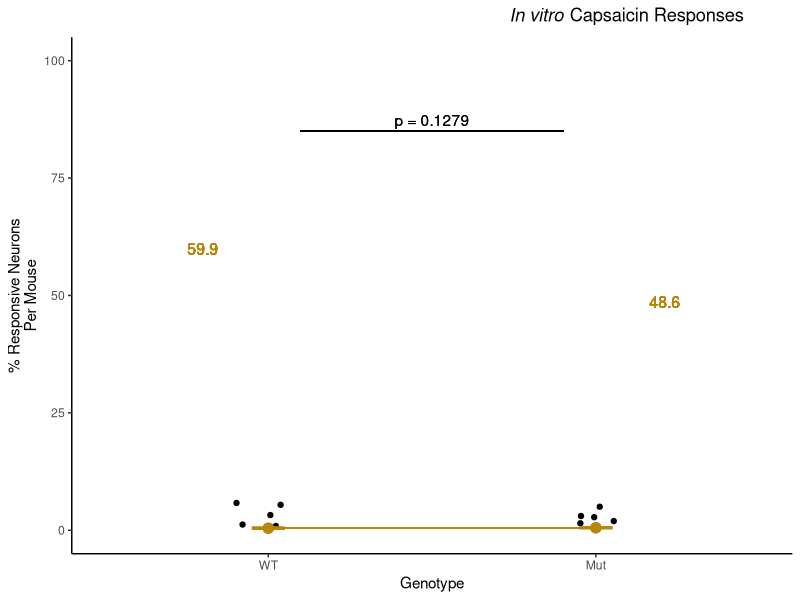
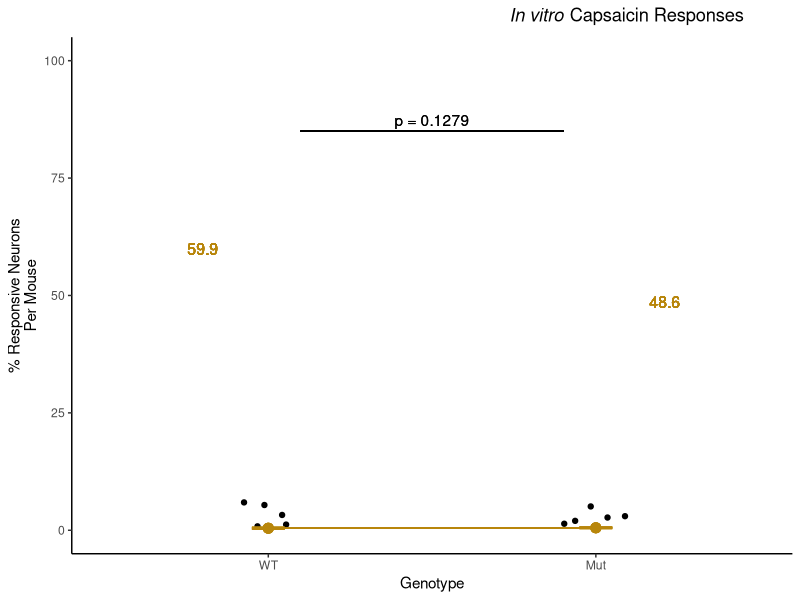

These charts were generated, in order, by the following R code:

library(tidyverse)
library(ggplot2)
library(ggsignif)
library(purrr)
library(reshape2)




## Ca Img Response Statistics Script Developed by Erik Larsen ##

  ## Enter the data for each agonist
##### LY #####
LY344864 = data.frame(genotype = c(rep("WT", 5), rep("Mut", 5)),
                      id = rep(1:5,2),
                      nneurons = c(255, 332, 80, 233, 340, 217, 632, 139, 101, 154),
                      nresponses = c(15, 18, 1, 2, 11, 6, 9, 7, 3, 3),
                      mag_avg = c(0.3199307, 0.6069476, 1.793108, 0.4647599, 0.1927499, 0.4432441, 0.4922991, 0.7120788, 0.3830038, 0.4321384))
LY344864$phat = LY344864$nresponses/LY344864$nneurons
LY344864$phat.as.percent = LY344864$nresponses/LY344864$nneurons*100

##### CYM #####
CYM5442 = data.frame(genotype = c(rep("WT", 4), rep("Mut", 4)),
                     id = rep(1:4,2),
                     nneurons = c(352,420,116,79,124,597,100,232),
                     nresponses = c(17,29,6,5,7,12,2,13),
                     mag_avg = c(0.3555906, 0.4063199, 0.3325119, 0.2322338, 0.3074834, 0.3576473, 0.7396424, 0.5005961))
CYM5442$phat = CYM5442$nresponses/CYM5442$nneurons
CYM5442$phat.as.percent = CYM5442$nresponses/CYM5442$nneurons*100

##### B #####
Beta_alanine = data.frame(genotype = c(rep("WT", 3), rep("Mut", 4)),
                          id = c(1:3,1:4),
                          nneurons = c(79,226,744,301,176,404,431),
                          nresponses = c(20,57,92,49,41,43,79),
                          mag_avg = c(0.5043806, 0.505493, 0.3508911, 0.3281273, 0.5383118, 0.373826, 0.4885986))
Beta_alanine$phat = Beta_alanine$nresponses/Beta_alanine$nneurons
Beta_alanine$phat.as.percent = Beta_alanine$nresponses/Beta_alanine$nneurons*100

##### AITC #####
AITC = data.frame(genotype = c(rep("WT", 5), rep("Mut", 4)),
                  id = c(1:5,1:4),
                  nneurons = c(144,226,115,238,417,86,292,517,346),
                  nresponses = c(18,45,29,28,184,4,114,41,170),
                  mag_avg = c(0.4248014, 0.5948393, 0.3601463, 0.4433002, 0.536738, 0.6128877, 0.6831767, 0.4383469, 0.8302011))
AITC$phat = AITC$nresponses/AITC$nneurons
AITC$phat.as.percent = AITC$nresponses/AITC$nneurons*100

##### Capsaicin #####
Capsaicin = data.frame(genotype = c(rep("WT", 4), rep("Mut", 4)),
                       id = rep(1:4,2),
                       nneurons = c(270, 139, 220, 476, 124, 515, 91, 491),
                       nresponses = c(163, 112, 129, 258, 82, 216, 42, 254),
                       mag_avg = c(0.5626785, 1.10915, 1.312774, 0.5619838, 1.059688, 0.6714705, 1.358373, 1.112391))
Capsaicin$phat = Capsaicin$nresponses/Capsaicin$nneurons
Capsaicin$phat.as.percent = Capsaicin$nresponses/Capsaicin$nneurons*100

##### CQ #####
Chloroquine = data.frame(genotype = c(rep("WT", 3), rep("Mut", 3)),
                         id = rep(1:3,2),
                         nneurons = c(295,232,230,219,336,196),
                         nresponses = c(27,4,22,23,65,21))
Chloroquine$phat = Chloroquine$nresponses/Chloroquine$nneurons
Chloroquine$phat.as.percent = Chloroquine$nresponses/Chloroquine$nneurons*100

##### IL31 #####
IL31 = data.frame(genotype = c(rep("WT", 3), rep("Mut", 4)),
                  id = c(c(1:3), c(1:4)),
                  nneurons = c(244, 189, 230, 404, 298, 436, 294),
                  nresponses = c(9, 5, 6, 3, 29, 62, 16))
IL31$phat = IL31$nresponses/IL31$nneurons
IL31$phat.as.percent = IL31$nresponses/IL31$nneurons*100



##### Analyze data to determine significance based on pooling data and using contingency table, Welch's correction on Fisher's exact t test #####


  ## Define a function that will create a contingency table of pooled responses to an agonist and return whether there is a significant difference between genotypes using Fisher's Exact Test
ContingencyTableTest = function(Agonist, WTN, MutN){

  ## Create the contingency table of pooled responses across mice to a particular agonist between genotypes
  contingency.pooled = matrix(c(sum(Agonist[1:WTN,3]) - sum(Agonist[1:WTN,4]), sum(Agonist[(WTN+1):(WTN+MutN),3]) - sum(Agonist[(WTN+1):(WTN+MutN),4]), sum(Agonist[1:WTN,4]), sum(Agonist[(WTN+1):(WTN+MutN),4])), ncol = 2)
  
  print(contingency.pooled)
  
  ## Perform the Fisher's Exact Test on the data
  fisher.test(contingency.pooled)
  return(fisher.test(contingency.pooled))
}
  ## Perform the analysis for a given dataset
#ContingencyTableTest(Agonist = LY344864, WTN = 5, MutN = 5)



    ## Assumes the true proportion of responding neurons is the same among all mice of each genotype
      ## Ignores large variations due to sampling bias and each mouse's intrinsic individuality/variation
        ## --> estimate the proportion of responding neurons from each mouse; calculate the variance of each estimate and weight the estimate by its variance

##### Analyze counts data to determine whether pooling is a valid strategy; if not for one, not for any #####

PoolingTest = function(Agonist, Genotype){
  set.seed(2000)
  if (Genotype == "WT"){
    contingency = matrix(c(subset(Agonist, genotype == "WT")$nneurons - subset(Agonist, genotype == "WT")$nresponses, subset(Agonist, genotype == "WT")$nresponses), ncol = 2)}
  else if (Genotype == "Mut"){
    contingency = matrix(c(subset(Agonist, genotype == "Mut")$nneurons - subset(Agonist, genotype == "Mut")$nresponses, subset(Agonist, genotype == "Mut")$nresponses), ncol = 2)}
    print(contingency)
    return(fisher.test(contingency, simulate.p.value = T))
}

#attach(LY344864)
#PoolingTest(Agonist = LY344864, Genotype = "WT")
#PoolingTest(Agonist = LY344864, Genotype = "Mut")
#detach(Capsaicin)


##### Analyze counts data to determine significance based on alternative options to pooling #####
  ## Options are:
  ## Unpaired t/linear regression (same)
  ## Weighted linear regression (weighting proportion estimates by the number of neurons per mouse)
  ## Transformed linear regression (to account for low-count biases)
    ## Use weighted linear regression

AlternativesToPoolingCounts = function(Agonist, Analysis_Type, WTN, MutN){
  ## Determine the weight of data from each mouse: number of neurons examined in each mouse scaled by the total number of neurons examined across all mice in which the given agonist was used to challenge; multiply by 10 to give an "effective mouse weight" where integers are given in fractions of whole mice
  mouse_weights = nneurons/sum(nneurons)*10
  mouse_weights <<- mouse_weights
  
  if (Analysis_Type == "t test"){
    print(t.test(phat.as.percent ~ genotype, Agonist, var.equal = F))
  }
  if (Analysis_Type == "linear regression"){
    print(summary(lm(phat.as.percent ~ genotype, Agonist)))
  }
  if (Analysis_Type == "weighted linear regression"){
      ## Create the model as an object to extract the fitted mean and rmse
    weighted_linear_model = lm(phat.as.percent ~ genotype, Agonist, weights = mouse_weights)
      ## Create the summary of the model as an object to extract the standard error of the fitted estimate
    sum_weighted_linear_model = summary(weighted_linear_model)
      ## Extract the fitted mean and store it in the data.frame for graphing
    Agonist$fitted_mean = as.numeric(c(rep(weighted_linear_model$fitted.values[1], WTN), rep(weighted_linear_model$fitted.values[(WTN+1)], MutN)))
      ## Extract the se and store it in the data.frame for graphing
    Agonist$se = as.numeric(c(rep(sum_weighted_linear_model$coefficients[,2][2], WTN), rep(sum_weighted_linear_model$coefficients[,2][1], MutN)))
    
    
    print(summary(lm(phat.as.percent ~ genotype, Agonist, weights = mouse_weights)))
  }
  if (Analysis_Type == "transformed weighted linear regression"){
      ## Create the model as an object to extract the fitted mean and rmse
    weighted_linear_model = lm(phat.as.percent ~ genotype, Agonist, weights = mouse_weights)
      ## Create the summary of the model as an object to extract the standard error of the fitted estimate
    sum_weighted_linear_model = summary(weighted_linear_model)
      ## Extract the fitted mean and store it in the data.frame for graphing
    Agonist$fitted_mean = as.numeric(c(rep(weighted_linear_model$fitted.values[1], WTN), rep(weighted_linear_model$fitted.values[(WTN+1)], MutN)))
      ## Extract the se and store it in the data.frame for graphing
    Agonist$se = as.numeric(c(rep(sum_weighted_linear_model$coefficients[,2][2], WTN), rep(sum_weighted_linear_model$coefficients[,2][1], MutN)))
    
      ## Transform the percent estimate to account for low count bias (negative binomial distribution)
    Agonist$ptransf = asin(sqrt(Agonist$phat))
      ## Move the decimal over
    Agonist$ptransf.as.percent = Agonist$ptransf*100
    print(summary(lm(ptransf.as.percent ~ genotype, Agonist, weights = mouse_weights)))
    
      ## Create the model as an object to extract the fitted mean and rmse
    weighted_linear_model = lm(ptransf.as.percent ~ genotype, Agonist, weights = mouse_weights)
      ## Create the summary of the model as an object to extract the standard error of the fitted estimate
    sum_weighted_linear_model = summary(weighted_linear_model)
    
      ## Extract the fitted mean and store it in the data.frame for graphing
    Agonist$ptransf.fitted_mean = as.numeric(c(rep(weighted_linear_model$fitted.values[1], WTN), rep(weighted_linear_model$fitted.values[(WTN+1)], MutN)))
      ## Extract the se and store it in the data.frame for graphing
    Agonist$ptransf.se = as.numeric(c(rep(sum_weighted_linear_model$coefficients[,2][2], WTN), rep(sum_weighted_linear_model$coefficients[,2][1], MutN)))
    
    
  }
  
  Agonist <<- Agonist
  sum_weighted_linear_model <<- sum_weighted_linear_model
  weighted.p <<- Agonist$phat*mouse_weights
  ptransf <<- Agonist$ptransf
  
}

#attach(Chloroquine)
#AlternativesToPoolingCounts(Agonist = Chloroquine, Analysis_Type = "t test", WTN = 4, MutN = 4)
#attach(Chloroquine)
#AlternativesToPoolingCounts(Agonist = Chloroquine, Analysis_Type = "linear regression", WTN = 4, MutN = 4)
attach(Capsaicin)
AlternativesToPoolingCounts(Agonist = Capsaicin, Analysis_Type = "weighted linear regression", WTN = 4, MutN = 4)
#attach(Capsaicin)
#AlternativesToPoolingCounts(Agonist = IL31, Analysis_Type = "transformed weighted linear regression", WTN = 3, MutN = 4)
detach(Capsaicin)




##### Analyze magnitudes data to determine significance based on alternative options to pooling #####
  ## Options are:
  ## Unpaired t/linear regression (same)
  ## Weighted linear regression (weighting proportion estimates by the number of neurons per mouse)
  ## Transformed linear regression (to account for low-count biases)
  ## Use weighted linear regression
AlternativesToPoolingMags = function(Agonist, Analysis_Type, WTN, MutN){
  ## Determine the weight of data from each mouse: number of neurons examined in each mouse scaled by the total number of neurons examined across all mice in which the given agonist was used to challenge; multiply by 10 to give an "effective mouse weight" where integers are given in fractions of whole mice
  mouse_weights = nresponses/sum(nresponses)*10
  mouse_weights <<- mouse_weights
  
  if (Analysis_Type == "t test"){
    print(t.test(mag_avg ~ genotype, Agonist, var.equal = F))
  }
  if (Analysis_Type == "linear regression"){
    print(summary(lm(mag_avg ~ genotype, Agonist)))
  }
  if (Analysis_Type == "weighted linear regression"){
    ## Create the model as an object to extract the fitted mean and rmse
    weighted_linear_model = lm(mag_avg ~ genotype, Agonist, weights = mouse_weights)
    ## Create the summary of the model as an object to extract the standard error of the fitted estimate
    sum_weighted_linear_model = summary(weighted_linear_model)
    ## Extract the fitted mean and store it in the data.frame for graphing
    Agonist$fitted_mean = as.numeric(c(rep(weighted_linear_model$fitted.values[1], WTN), rep(weighted_linear_model$fitted.values[(WTN+1)], MutN)))
    ## Extract the se and store it in the data.frame for graphing
    Agonist$se = as.numeric(c(rep(sum_weighted_linear_model$coefficients[,2][2], WTN), rep(sum_weighted_linear_model$coefficients[,2][1], MutN)))
    
    
    print(summary(lm(mag_avg ~ genotype, Agonist, weights = mouse_weights)))
  }
  
  Agonist <<- Agonist
  sum_weighted_linear_model <<- sum_weighted_linear_model
  weighted.p <<- Agonist$phat*mouse_weights
  ptransf <<- Agonist$ptransf
  
}
attach(LY344864)
AlternativesToPoolingMags(Agonist = LY344864, Analysis_Type = "weighted linear regression", WTN = 5, MutN = 5)
detach(LY344864)




##### Plot the results #####

GGBar = ggplot(data = Agonist, aes(x = genotype, y = phat.as.percent, fill = genotype)) +
  #geom_boxplot(width = 0.5) +
  #geom_bar(stat = "identity", position = position_dodge(), width = 0.5) +
  scale_shape_manual(values = c(19,1)) +
  geom_jitter(position = position_jitter(0.1)) +
  geom_segment(aes(x = 1, y = Agonist$fitted_mean[1], xend = 2, yend = Agonist$fitted_mean[nrow(Agonist)]), color = "darkgoldenrod") +
  scale_x_discrete(limits = c("WT", "Mut")) +
  geom_point(aes(y = fitted_mean), color = "darkgoldenrod", size = 3) +
  geom_errorbar(aes(y = fitted_mean, ymin = (fitted_mean - se), ymax = (fitted_mean + se), width = 0.1), color = "darkgoldenrod") +
  labs(title = expression(paste(italic("In vitro"), " Capsaicin Responses")), x = "Genotype", y = "% Responsive Neurons\nPer Mouse") +
  scale_fill_manual(values = c("gray", "black")) +
  #geom_line(data = weighted_linear_model, aes(y = predwlm)) + 
  coord_cartesian(ylim = c(0.0,100)) +
  #geom_smooth(method = "lm", color = "yellow") + 
  geom_signif(stat = "identity", aes(x = 1.1, xend = 1.9, y = 85, yend = 85, annotation = "p = 0.1279")) +
  #geom_line(yintercept = 83, aes(x = genotype)) +
  geom_text(x = 0.8, y = 59.9, label = "59.9", color = "darkgoldenrod", size = 4) +
  geom_text(x = 2.21, y = 48.6, label = "48.6", color = "darkgoldenrod", size = 4) +
  theme_classic() +
  theme(plot.title = element_text(hjust = 0.9), panel.grid = element_blank(), legend.position = "none")

GGBar


ggsave(filename = "Capsaicin responses w sem", plot = last_plot(), device = "tiff", dpi = "print", units = "in", width = 3, height = 3, path = "M:/Erik/Data/Calcium Imaging Analysis")




